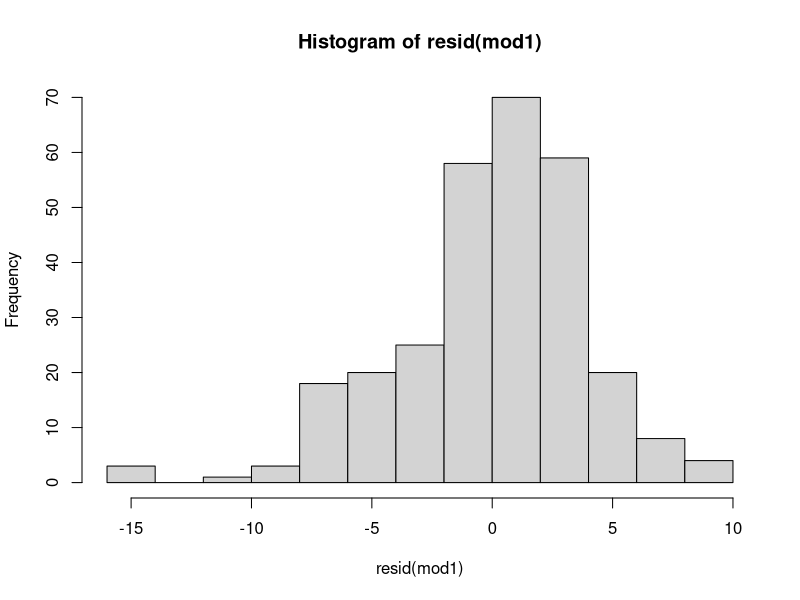
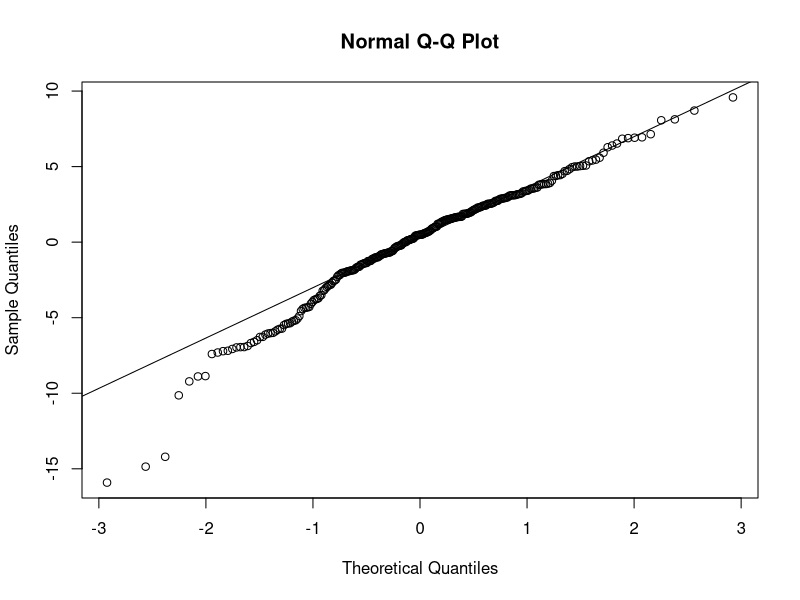

Recreate these plots in R, in order.
# load the data
setwd("C:/Users/user/Desktop/R (Paris Sud)/data")
sh <- read.csv2("satisfaction_hopital.csv")
# view a summary of the data
summary(sh)
# Q1. Estimate the linear regression model explaining the "score.relation" variable using the variables "age," "gender," "score.information," "health.improvement," "mood.improvement," "occupation," and "service." (The script should include the possible verification of the validity conditions of the method used.)
## we can realize multi-variable linear regression with the function lm
## service and profession are categorical, so we will change them using asfactor
sh$profession <- as.factor(sh$profession)
sh$service <- as.factor(sh$service)
## sex is categorical but is it binary so no need to change it
mod1 <- lm(score.relation~age+sexe+score.information+amelioration.sante+amelioration.moral+profession+service, data = sh)
summary(mod1)
## we see a strong positive association to age, score.information, and amelioration.moral
## to summarize them into 1, we can use drop1
drop1(mod1,.~.,test = "F")
## for a linear regression to be valid, we must verify the normality of the residuals
hist(resid(mod1))
qqnorm(resid(mod1))
qqline(resid(mod1))
## the residuals seem to fairly follow a normal distribution except for the lower part


# Q2. Estimate the logistic regression model explaining the variable 'recommend.b' by the variables 'age,' 'gender,' 'information score,' 'health improvement,' 'mood improvement,' 'profession,' and 'service.' Note that the variable 'recommend.b' is a transformation of the 'recommend' variable into a binary variable where 'recommend.b' is 0 if 'recommend' is 0 or 1, and 1 if 'recommend' is 2. (The script should include the possible verification of the validity conditions of the method used)."
## 'recommender.b' is equal to 0 if 'recommender' is 0 or 1;
## 'recommender.b' is equal to 1 if 'recommender' is 2.For the three categorical variables in the file (you determine which variables they are), present the percentages of subjects belonging to each of the categories.
## To transform, we use the function ifelse
sh$recommander.b <- ifelse(sh$recommander<2,0,1)
## Verify if the transformation was OK
table(sh$recommander,sh$recommander.b,deparse.level = 2,useNA = "always")
## for multi-variable logistic regression, we use again glm
mod2 <- glm(recommander.b~age+sexe+score.information+amelioration.sante+amelioration.moral+profession+service,data = sh,family = "binomial")
summary(mod2)
## we see a strong association to score.information and amelioration.sante
exp(coef(mod2))
## we have score.information 1.11 and amelioration.sante 1.57
## recommender.b increases by 11% with the every increase of score.information
## and increases 57% with with every increase of amelioration.sante
## to simplify, we use drop1
drop1(mod2,.~.,test = "Chisq")
## For the validity, the essential and the most important, we will remember that at least 5 to 10 events are needed per explanatory variable.
## checking the na.action
getOption("na.action")
## we see that the action is omit which removes observations that have any missing values
## we can also see in the glm message the following:
##   (220 observations deleted due to missingness)
## 534 - 220 = 314
## first let us take a look at the count of 0s and 1s, we will exclude observations missing any values
col <- c("recommander.b", "age", "sexe", "score.information", "amelioration.sante", "amelioration.moral", "profession", "service")
table(sh[complete.cases(sh[,col]),"recommander.b"])
## we have 215 (1) and 99 (0) which corresponds to 314 complete.obs
## we only consider the 215 observations
## in addition, we have:
## age (1), sexe(1), score.information (1), amelioration.sante (1),   
## amelioration.moral (1), profession (7), service (7).
## so we have 1+1+1+1+1+7+7 = 19 independent variable
## 19*10 = 190 < 215 the logistic regression is valid